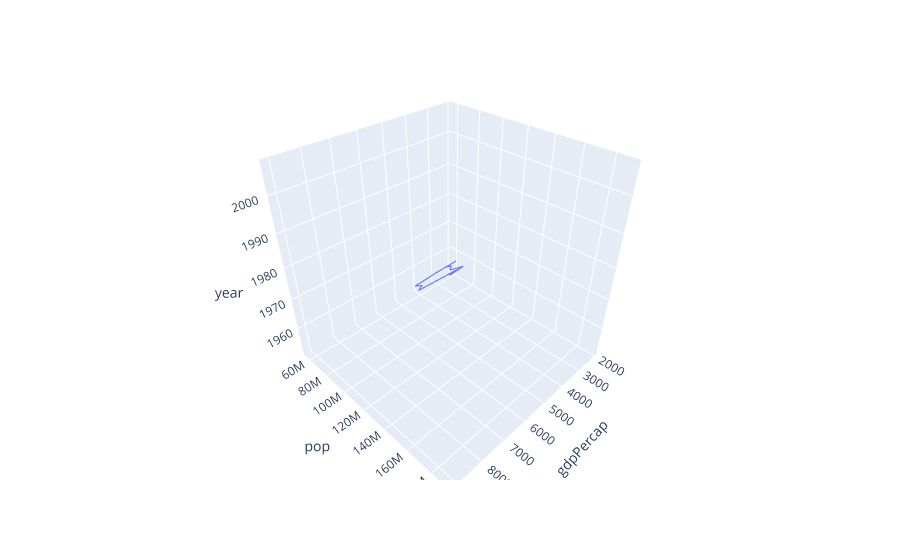

The cell this chart's notebook holds for it:
### Markdown cell above
### 3D

### Code cell
df = px.data.gapminder().query("country=='Brazil'")
fig = px.line_3d(df, x="gdpPercap", y="pop", z="year")
fig.show()

### Figure 1 — Plotly figure (JSON) as saved in the notebook; plotly's stock layout.template omitted (floating-point values rounded to 4 significant figures)
{"data": [{"hovertemplate": "gdpPercap=%{x}<br>pop=%{y}<br>year=%{z}<extra></extra>", "legendgroup": "", "line": {"color": "#636efa", "dash": "solid"}, "marker": {"symbol": "circle"}, "mode": "lines", "name": "", "scene": "scene", "showlegend": false, "type": "scatter3d", "x": [2109.0, 2487.0, 3337.0, 3430.0, 4986.0, 6660.0, 7031.0, 7807.0, 6950.0, 7958.0, 8131.0, 9066.0], "y": [56602560, 65551171, 76039390, 88049823, 100840058, 114313951, 128962939, 142938076, 155975974, 168546719, 179914212, 190010647], "z": [1952, 1957, 1962, 1967, 1972, 1977, 1982, 1987, 1992, 1997, 2002, 2007]}], "layout": {"legend": {"tracegroupgap": 0}, "margin": {"t": 60}, "scene": {"domain": {"x": [0, 1], "y": [0, 1]}, "xaxis": {"title": {"text": "gdpPercap"}}, "yaxis": {"title": {"text": "pop"}}, "zaxis": {"title": {"text": "year"}}}}}
